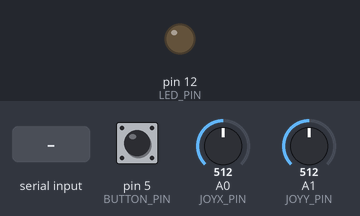
The program below on a simulated Arduino Uno, built with avr-gcc and run on an emulated ATmega328P. Shown: output pins drawn as LEDs (lit = HIGH). Inputs (shaded band) come from the test bench; at power-on: pin 5 (BUTTON_PIN) LOW, A0 (JOYX_PIN) = 512, A1 (JOYY_PIN) = 512. What the program prints to the serial monitor is not drawn.

Above: at 1.2 s.
1.3 s: "light\n" received over Serial
At 1.8 s:
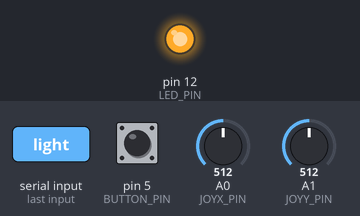
3.5 s: pin 5 (BUTTON_PIN) pulled HIGH for 0.15 s
Timing chart, 0 to 6.5 s (numbered marks = the images above; inputs shaded):
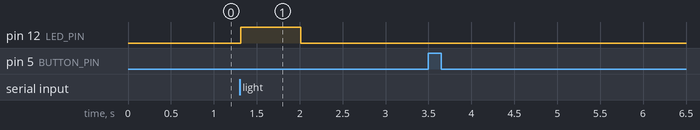

The program:

main.cpp
```cpp
#include <Arduino.h>

const int JOYX_PIN = A0;
const int JOYY_PIN = A1;
const int SW_PIN = 2;
const int LED_PIN = 12;
const int BUTTON_PIN = 5;

const int NUM_READINGS = 10;

int lightTicks = 0;
int xDirection = 0;
int yDirection = 0;

bool buttonHeld = false;

void setup() {
  Serial.begin(9600);

  pinMode(LED_PIN, OUTPUT);
  pinMode(SW_PIN, INPUT_PULLUP);
  pinMode(BUTTON_PIN, INPUT);
}

void loop() {
  double xValue = analogRead(JOYX_PIN) - 512;
  double yValue = analogRead(JOYY_PIN) - 512;

  if (lightTicks > 0) {
    lightTicks--;
  } else {
    digitalWrite(LED_PIN, LOW);
  }

  if (Serial.available() > 0) {
    String msg = Serial.readStringUntil('\n');
    if (msg == "light") {
      lightTicks = 40;
      digitalWrite(LED_PIN, HIGH);
    }
  }

  if (abs(xValue) < 50) xValue = 0;
  if (abs(yValue) < 50) yValue = 0;

  double magn = sqrt(xValue*xValue + yValue*yValue);
  if (magn > 0) {
    xValue /= magn;
    yValue /= magn;
  }

  Serial.print("d");
  Serial.print(xValue);
  Serial.print(",");
  Serial.println(yValue);

  if (digitalRead(BUTTON_PIN) == HIGH) {
    if (!buttonHeld) {
      Serial.println("s");
      buttonHeld = true;
    }
  } else {
    buttonHeld = false;
  }

  delay(16);
}
```

Measured:
- after the input at 1.3 s, pin 12 (LED_PIN): LOW → HIGH at once, → LOW 0.70 s later
- after the input at 3.5 s, every drawn part: stays the same
